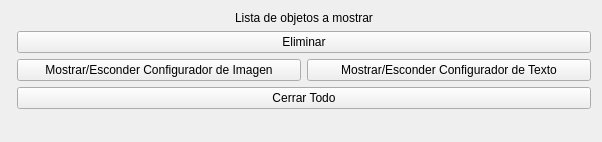
<?xml version="1.0" encoding="UTF-8"?>
<ui version="4.0">
 <class>MainWidget</class>
 <widget class="QWidget" name="MainWidget">
  <property name="windowModality">
   <enum>Qt::NonModal</enum>
  </property>
  <property name="geometry">
   <rect>
    <x>0</x>
    <y>0</y>
    <width>602</width>
    <height>142</height>
   </rect>
  </property>
  <property name="sizePolicy">
   <sizepolicy hsizetype="Preferred" vsizetype="Preferred">
    <horstretch>255</horstretch>
    <verstretch>100</verstretch>
   </sizepolicy>
  </property>
  <property name="maximumSize">
   <size>
    <width>166666</width>
    <height>16777215</height>
   </size>
  </property>
  <property name="baseSize">
   <size>
    <width>300</width>
    <height>400</height>
   </size>
  </property>
  <property name="contextMenuPolicy">
   <enum>Qt::NoContextMenu</enum>
  </property>
  <property name="windowTitle">
   <string>Calculator Builder</string>
  </property>
  <layout class="QFormLayout" name="formLayout">
   <property name="fieldGrowthPolicy">
    <enum>QFormLayout::AllNonFixedFieldsGrow</enum>
   </property>
   <item row="0" column="1">
    <layout class="QVBoxLayout" name="layoutTable">
     <property name="spacing">
      <number>6</number>
     </property>
     <property name="sizeConstraint">
      <enum>QLayout::SetMaximumSize</enum>
     </property>
     <item>
      <widget class="QLabel" name="label">
       <property name="text">
        <string>Lista de objetos a mostrar</string>
       </property>
       <property name="alignment">
        <set>Qt::AlignCenter</set>
       </property>
      </widget>
     </item>
    </layout>
   </item>
   <item row="1" column="1">
    <widget class="QPushButton" name="btnDelSelected">
     <property name="text">
      <string>Eliminar</string>
     </property>
    </widget>
   </item>
   <item row="2" column="1">
    <layout class="QHBoxLayout" name="horizontalLayout">
     <item>
      <widget class="QPushButton" name="btnShowPic">
       <property name="text">
        <string>Mostrar/Esconder Configurador de Imagen</string>
       </property>
      </widget>
     </item>
     <item>
      <widget class="QPushButton" name="btnShowTxt">
       <property name="text">
        <string>Mostrar/Esconder Configurador de Texto</string>
       </property>
      </widget>
     </item>
    </layout>
   </item>
   <item row="3" column="1">
    <widget class="QPushButton" name="btnExit">
     <property name="text">
      <string>Cerrar Todo</string>
     </property>
    </widget>
   </item>
  </layout>
 </widget>
 <resources/>
 <connections/>
</ui>
